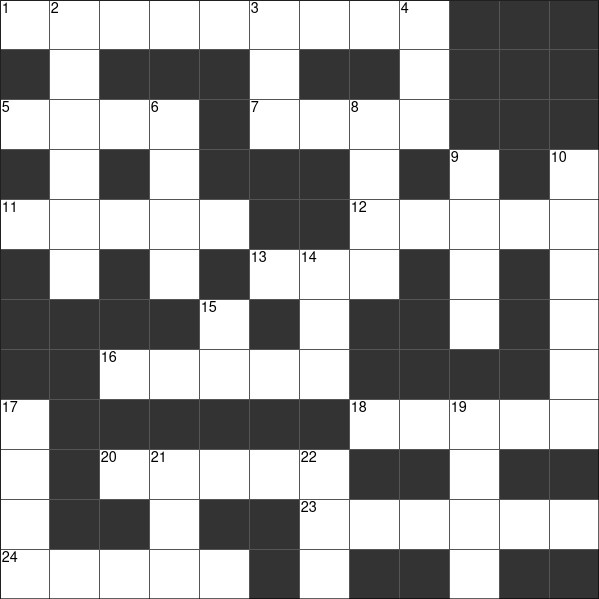
#> input picture 12x12.png, 599 x 599 px
$ python OCR.py --image 12x12.png
#> lines starting #> are read from the running program, lines starting #| are printed output that depends on the picture; after the words box and inside, x2 and y2 are one past the last pixel; in counts of white or black regions, pixels touching at a corner belong together
"""
Crossword Puzzle Image Extractor - Improved Grid Detection
Extracts grid layout and clues from crossword puzzle images using OCR
"""

import cv2
import numpy as np
import pytesseract
from PIL import Image
import re
import os
from typing import Tuple, List, Optional
import argparse


class CrosswordExtractor:
    """Extract crossword grid and clues from images"""

    def __init__(self, rows, cols, image_path: str, debug: bool = False):
        self.rows = rows
        self.cols = cols
        self.image_path = image_path
        self.debug = debug
        self.image = None
        self.grid = None
        self.clues = []

        # Load and validate image
        self._load_image()

    def _load_image(self):
        """Load and validate the input image"""
        print(f"Loading image: {self.image_path}")

        if not os.path.exists(self.image_path):
            raise FileNotFoundError(f"Image not found: {self.image_path}")

        self.image = cv2.imread(self.image_path)

        if self.image is None:
            raise ValueError(f"Failed to load image: {self.image_path}")

        print(f"Image loaded successfully: {self.image.shape[1]}x{self.image.shape[0]} pixels")

    def _detect_grid_region(self) -> Optional[Tuple[int, int, int, int]]:
        """
        Detect the crossword grid region in the image

        Returns:
            Tuple of (x, y, width, height) for grid region, or None if not found
        """
        print("Detecting grid region...")

        # Convert to grayscale
        gray = cv2.cvtColor(self.image, cv2.COLOR_BGR2GRAY)

        # Apply adaptive thresholding
        thresh = cv2.adaptiveThreshold(
            gray, 255, cv2.ADAPTIVE_THRESH_GAUSSIAN_C,
            cv2.THRESH_BINARY_INV, 11, 2
        )

        if self.debug:
            cv2.imwrite("debug_threshold.png", thresh)

        # Find contours
        contours, _ = cv2.findContours(
            thresh, cv2.RETR_EXTERNAL, cv2.CHAIN_APPROX_SIMPLE
        )

        # Find the largest rectangular contour (likely the grid)
        max_area = 0
        grid_contour = None

        for contour in contours:
            area = cv2.contourArea(contour)
            if area > max_area:
                # Check if contour is roughly square/rectangular
                peri = cv2.arcLength(contour, True)
                approx = cv2.approxPolyDP(contour, 0.02 * peri, True)

                if len(approx) >= 4 and area > 1000:  # Minimum area threshold
                    max_area = area
                    grid_contour = contour

        if grid_contour is None:
            print("Warning: Could not detect grid region automatically")
            return None

        x, y, w, h = cv2.boundingRect(grid_contour)
        print(f"Grid region detected: {w}x{h} pixels at position ({x}, {y})")

        if self.debug:
            debug_img = self.image.copy()
            cv2.rectangle(debug_img, (x, y), (x+w, y+h), (0, 255, 0), 3)
            cv2.imwrite("debug_grid_region.png", debug_img)

        return (x, y, w, h)

    def _rotate_and_align(self, binary: np.ndarray) -> np.ndarray:
        """
        Detect and correct rotation of the grid

        Args:
            binary: Binary image of grid

        Returns:
            Rotation-corrected binary image
        """
        h, w = binary.shape[:2]
        coords = np.column_stack(np.where(binary > 0))

        if len(coords) == 0:
            return binary

        angle = cv2.minAreaRect(coords)[-1]

        # Normalize angle
        if angle < -45:
            angle = -(90 + angle)
        else:
            angle = -angle

        # Only rotate if angle is significant
        if abs(angle) > 0.5:
            print(f"Rotating grid by {angle:.2f} degrees")
            M = cv2.getRotationMatrix2D((w//2, h//2), angle, 1.0)
            binary = cv2.warpAffine(binary, M, (w, h),
                                   flags=cv2.INTER_CUBIC,
                                   borderMode=cv2.BORDER_REPLICATE)

            if self.debug:
                cv2.imwrite("debug_rotated.png", binary)

        return binary

    def _detect_grid_lines_morphology(self, binary: np.ndarray) -> Tuple[List[int], List[int]]:
        """
        Detect grid lines using morphological operations

        Args:
            binary: Binary image of grid

        Returns:
            Tuple of (horizontal_lines, vertical_lines) as lists of y and x coordinates
        """
        h, w = binary.shape[:2]

        # Create kernels for detecting lines
        # Horizontal lines: wide and short
        kernel_h = cv2.getStructuringElement(cv2.MORPH_RECT, (w//10, 1))
        # Vertical lines: tall and narrow
        kernel_v = cv2.getStructuringElement(cv2.MORPH_RECT, (1, h//10))

        # Extract horizontal and vertical lines
        horizontal = cv2.morphologyEx(binary, cv2.MORPH_OPEN, kernel_h)
        vertical = cv2.morphologyEx(binary, cv2.MORPH_OPEN, kernel_v)

        if self.debug:
            cv2.imwrite("debug_horizontal_lines.png", horizontal)
            cv2.imwrite("debug_vertical_lines.png", vertical)

        # Find line positions using projection profiles
        h_projection = np.sum(horizontal, axis=1)
        v_projection = np.sum(vertical, axis=0)

        # Find peaks in projections
        h_lines = self._find_peaks(h_projection, min_distance=h//20)
        v_lines = self._find_peaks(v_projection, min_distance=w//20)

        print(f"Detected {len(h_lines)} horizontal and {len(v_lines)} vertical lines")

        return h_lines, v_lines

    def _find_peaks(self, signal: np.ndarray, min_distance: int) -> List[int]:
        """
        Find peaks in a 1D signal with minimum distance constraint

        Args:
            signal: 1D array of signal values
            min_distance: Minimum distance between peaks

        Returns:
            List of peak positions
        """
        # Threshold: peaks should be above mean
        threshold = np.mean(signal) + 0.5 * np.std(signal)

        peaks = []
        i = 0
        while i < len(signal):
            if signal[i] > threshold:
                # Find local maximum in window
                window_end = min(i + min_distance, len(signal))
                local_max_idx = i + np.argmax(signal[i:window_end])
                peaks.append(local_max_idx)
                i = local_max_idx + min_distance
            else:
                i += 1

        return peaks

    def _estimate_grid_dimensions(self, h_lines: List[int], v_lines: List[int],
                                  w: int, h: int) -> Tuple[int, int, List[int], List[int]]:
        """
        Estimate grid dimensions and regularize line positions

        Args:
            h_lines: Detected horizontal line positions
            v_lines: Detected vertical line positions
            w: Width of grid image
            h: Height of grid image

        Returns:
            Tuple of (rows, cols, regularized_h_lines, regularized_v_lines)
        """
        # If we have good line detection, use it
        if len(h_lines) >= 2 and len(v_lines) >= 2:
            rows = len(h_lines) - 1
            cols = len(v_lines) - 1

            # Check if detected dimensions are close to expected
            if self.rows and abs(rows - self.rows) > 3:
                print(f"Warning: Detected {rows} rows but expected {self.rows}")
            if self.cols and abs(cols - self.cols) > 3:
                print(f"Warning: Detected {cols} cols but expected {self.cols}")

            print(f"Using detected grid dimensions: {rows}x{cols}")
            return rows, cols, h_lines, v_lines

        # Fallback: use provided dimensions or default
        rows = self.rows if self.rows else 15
        cols = self.cols if self.cols else 15

        print(f"Using fallback grid dimensions: {rows}x{cols}")

        # Create evenly spaced grid lines
        cell_height = h / rows
        cell_width = w / cols

        h_lines = [int(i * cell_height) for i in range(rows + 1)]
        v_lines = [int(i * cell_width) for i in range(cols + 1)]

        return rows, cols, h_lines, v_lines

    def _extract_grid_layout(self, grid_region: Tuple[int, int, int, int]) -> List[List[str]]:
        """
        Extract the grid layout from the detected region

        Args:
            grid_region: Tuple of (x, y, width, height)

        Returns:
            2D list representing the grid
        """
        print("Extracting grid layout...")

        x, y, w, h = grid_region
        grid_img = self.image[y:y+h, x:x+w].copy()

        # Convert to grayscale and apply Gaussian blur
        gray = cv2.cvtColor(grid_img, cv2.COLOR_BGR2GRAY)
        blur = cv2.GaussianBlur(gray, (3, 3), 0)

        # Apply adaptive threshold with optimized parameters
        binary = cv2.adaptiveThreshold(
            blur, 255, cv2.ADAPTIVE_THRESH_MEAN_C,
            cv2.THRESH_BINARY_INV, 15, 3
        )

        if self.debug:
            cv2.imwrite("debug_grid_binary.png", binary)

        # Rotate and align if needed
        binary = self._rotate_and_align(binary)

        # Detect grid lines using morphology
        h_lines, v_lines = self._detect_grid_lines_morphology(binary)

        # Estimate dimensions and regularize lines
        rows, cols, h_lines, v_lines = self._estimate_grid_dimensions(
            h_lines, v_lines, w, h
        )

        # Debug: draw detected lines
        if self.debug:
            debug_lines = cv2.cvtColor(binary, cv2.COLOR_GRAY2BGR)
            for y_pos in h_lines:
                cv2.line(debug_lines, (0, y_pos), (w, y_pos), (0, 255, 0), 1)
            for x_pos in v_lines:
                cv2.line(debug_lines, (x_pos, 0), (x_pos, h), (255, 0, 0), 1)
            cv2.imwrite("debug_lines.png", debug_lines)

        # Extract cell states
        grid = []
        for r in range(rows):
            row = []
            for c in range(cols):
                # Get cell boundaries with padding
                y1 = h_lines[r] + 3
                y2 = h_lines[r + 1] - 3
                x1 = v_lines[c] + 3
                x2 = v_lines[c + 1] - 3

                # Ensure valid bounds
                y1, y2 = max(0, y1), min(h, y2)
                x1, x2 = max(0, x1), min(w, x2)

                if y2 <= y1 or x2 <= x1:
                    row.append('_')
                    continue

                # Extract cell from original grayscale (not binary)
                cell = gray[y1:y2, x1:x2]

                if cell.size == 0:
                    row.append('_')
                    continue

                # Calculate darkness using median for robustness
                dark_ratio = np.mean(cell < 128)

                # Threshold: if more than 60% dark, it's filled
                if dark_ratio > 0.6:
                    row.append('X')
                else:
                    row.append('_')

            grid.append(row)

        # Post-processing: check if we need to invert
        total_cells = rows * cols
        filled_cells = sum(row.count('X') for row in grid)
        filled_ratio = filled_cells / total_cells

        if filled_ratio > 0.6:
            print(f"Warning: {filled_ratio*100:.1f}% cells are filled. Inverting grid...")
            grid = [['_' if cell == 'X' else 'X' for cell in row] for row in grid]

        if self.debug:
            print("\nGrid preview:")
            for row in grid:
                print(''.join(row))
            print(f"\nFilled cells: {sum(row.count('X') for row in grid)}/{total_cells}")

        return grid

    def extract_grid(self) -> List[List[str]]:
        """
        Main method to extract grid layout

        Returns:
            2D list representing the grid
        """
        # Detect grid region
        grid_region = self._detect_grid_region()

        if grid_region is None:
            # Fallback: use entire image or central portion
            h, w = self.image.shape[:2]
            grid_region = (w//8, h//8, w*3//4, h*3//4)
            print("Using fallback grid region")

        # Extract grid layout
        self.grid = self._extract_grid_layout(grid_region)
        return self.grid

    def _extract_text_regions(self) -> str:
        """
        Extract text from the image using OCR

        Returns:
            Raw text extracted from image
        """
        print("Extracting text using OCR...")

        # Convert to grayscale for better OCR
        gray = cv2.cvtColor(self.image, cv2.COLOR_BGR2GRAY)

        # Apply preprocessing for better OCR
        # Increase contrast
        enhanced = cv2.equalizeHist(gray)

        # Denoise
        denoised = cv2.fastNlMeansDenoising(enhanced)

        if self.debug:
            cv2.imwrite("debug_ocr_preprocessed.png", denoised)

        # Perform OCR
        custom_config = r'--oem 3 --psm 6'  # PSM 6: Assume uniform block of text
        text = pytesseract.image_to_string(denoised, config=custom_config)

        if self.debug:
            print("Raw OCR output:")
            print(text)
            print("-" * 50)

        return text

    # [85 lines left out: functions _parse_clues, _clean_ocr_text, not called in this run]

    def extract_clues(self) -> List[str]:
        """
        Main method to extract clues

        Returns:
            List of clue strings
        """
        # Extract text
        raw_text = self._extract_text_regions()

        # Parse clues
        self.clues = self._parse_clues(raw_text)

        return self.clues

    def save_grid(self, filename: str = "grid.txt"):
        """
        Save grid to file

        Args:
            filename: Output filename
        """
        if self.grid is None:
            print("Warning: No grid to save. Run extract_grid() first.")
            return

        print(f"Saving grid to {filename}...")

        with open(filename, 'w') as f:
            for row in self.grid:
                f.write(''.join(row) + '\n')

        print(f"Grid saved successfully ({len(self.grid)}x{len(self.grid[0])} cells)")

    def save_clues(self, filename: str = "word.txt"):
        """
        Save clues to file

        Args:
            filename: Output filename
        """
        if not self.clues:
            print("Warning: No clues to save. Run extract_clues() first.")
            return

        print(f"Saving clues to {filename}...")

        with open(filename, 'w') as f:
            for clue in self.clues:
                f.write(clue + '\n')

        print(f"Clues saved successfully ({len(self.clues)} clues)")

    def save_results(self, grid_file: str = "grid.txt", clues_file: str = "word.txt"):
        """
        Extract and save both grid and clues

        Args:
            grid_file: Output filename for grid
            clues_file: Output filename for clues
        """
        print("=" * 60)
        print("CROSSWORD EXTRACTION STARTED")
        print("=" * 60)

        try:
            # Extract grid
            self.extract_grid()
            self.save_grid(grid_file)

            print()

            # Extract clues
            self.extract_clues()
            self.save_clues(clues_file)

            print()
            print("=" * 60)
            print("EXTRACTION COMPLETED SUCCESSFULLY")
            print("=" * 60)
            print(f"Grid saved to: {grid_file}")
            print(f"Clues saved to: {clues_file}")

        except Exception as e:
            print()
            print("=" * 60)
            print("ERROR DURING EXTRACTION")
            print("=" * 60)
            print(f"Error: {str(e)}")
            raise


def main():
    """Run crossword extraction with optional size parameters"""
    parser = argparse.ArgumentParser(description="Crossword Puzzle Image Extractor")
    parser.add_argument("--image", type=str, required=True, help="Path to crossword image")
    parser.add_argument("--rows", type=int, help="Number of rows in grid (default: auto-detect)")
    parser.add_argument("--cols", type=int, help="Number of columns in grid (default: auto-detect)")
    parser.add_argument("--debug", action="store_true", help="Enable debug mode")
    parser.add_argument("--outdir", type=str, default=".", help="Output directory for results")

    args = parser.parse_args()

    extractor = CrosswordExtractor(args.rows, args.cols, args.image, debug=args.debug)
#> in _load_image, self.image is the input picture: shape (599, 599, 3); min 0, max 255, mean 159.9
#| Image loaded successfully: 599x599 pixels

    extractor.save_results(
        os.path.join(args.outdir, "grid.txt"),
        os.path.join(args.outdir, "word.txt")
    )
#> in _detect_grid_region, `thresh = cv2.adaptiveThreshold( gray, 255, cv2.ADAPTIVE_THRESH_GAUSSIA..`:
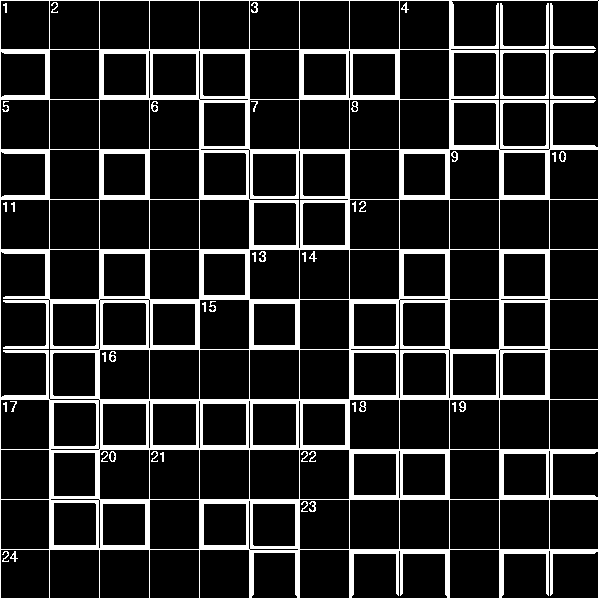
#> thresh: shape (599, 599); 14.6% white; 44 white regions, largest, box (x1, y1, x2, y2) and area: (0, 0, 599, 599) 49328, (500, 50, 549, 99) 556, (500, 3, 549, 49) 403
#> in _detect_grid_region, `contours, _ = cv2.findContours( thresh, cv2.RETR_EXTERNAL, cv2.CHAIN_A..`: contours = 1 item
#> the loop in _detect_grid_region, `for contour in contours:` made 1 pass
#> (area, peri, approx, max_area) on pass 1: (357603.5, 2391.4, [[0, 0], [0, 598], [598, 598], [598, 1]], 357603.5)
#> after the loop in _detect_grid_region, `for contour in contours:`: grid_contour = [[0, 0], [0, 598], [598, 598], [598, 1], [597, 0]]; max_area = 357603.5; peri = 2391.4
#> in _detect_grid_region, `x, y, w, h = cv2.boundingRect(grid_contour)`: x = 0; w = 599
#| Grid region detected: 599x599 pixels at position (0, 0)
#> in extract_grid, `grid_region = self._detect_grid_region()`: grid_region = (0, 0, 599, 599)
#> in _extract_grid_layout, `x, y, w, h = grid_region`: x = 0; w = 599
#> in _extract_grid_layout, `blur = cv2.GaussianBlur(gray, (3, 3), 0)`:
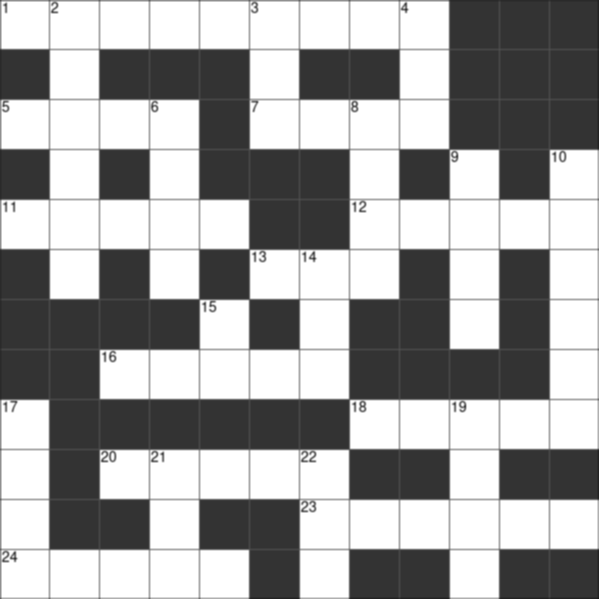
#> blur: shape (599, 599); min 27, max 255, mean 160.1
#> in _extract_grid_layout, `binary = cv2.adaptiveThreshold( blur, 255, cv2.ADAPTIVE_THRESH_MEAN_C,..`:
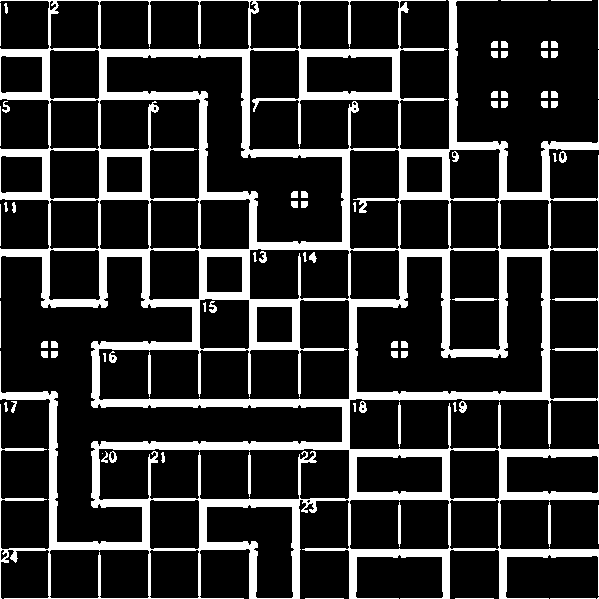
#> binary: shape (599, 599); 18% white; 74 white regions (2 under 20 px), largest, box (x1, y1, x2, y2) and area: (0, 0, 599, 599) 61013, (452, 298, 497, 301) 123, (148, 352, 151, 397) 123
#> in _rotate_and_align, `coords = np.column_stack(np.where(binary > 0))`: coords = 64507 pairs, first value 0 to 598, second value 0 to 598
#> in _rotate_and_align, `angle = cv2.minAreaRect(coords)[-1]`: angle = -90
#> in _rotate_and_align, `angle = -(90 + angle)`: angle = 0
#> in _detect_grid_lines_morphology, `horizontal = cv2.morphologyEx(binary, cv2.MORPH_OPEN, kernel_h)`:
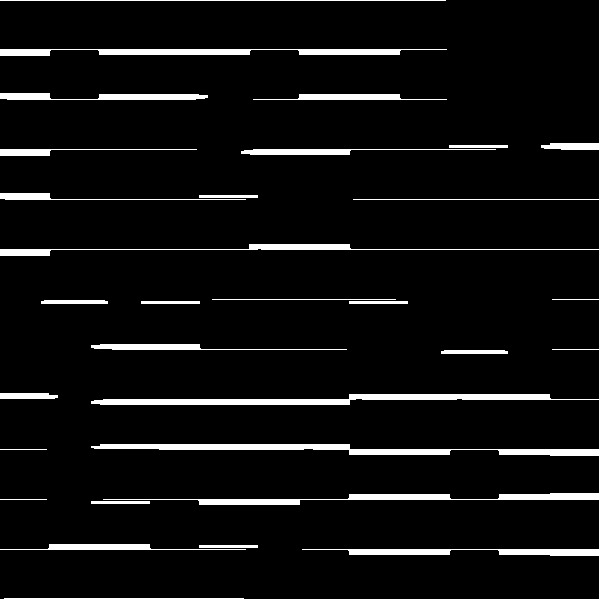
#> horizontal: shape (599, 599); 5.9% white; 31 white regions, largest, box (x1, y1, x2, y2) and area: (91, 394, 599, 405) 2774, (91, 444, 599, 456) 2761, (103, 493, 599, 505) 2059
#> in _detect_grid_lines_morphology, `h_projection = np.sum(horizontal, axis=1)`: h_projection = 599 values, max 151980 at index 249, min 0 at index 1, mean 8943.7
#> (the rest of the program and of its run is left out)
